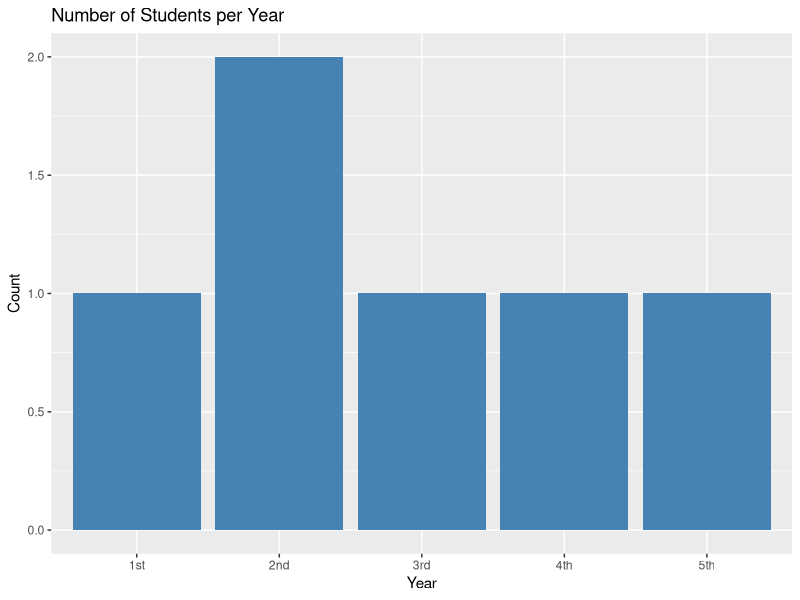
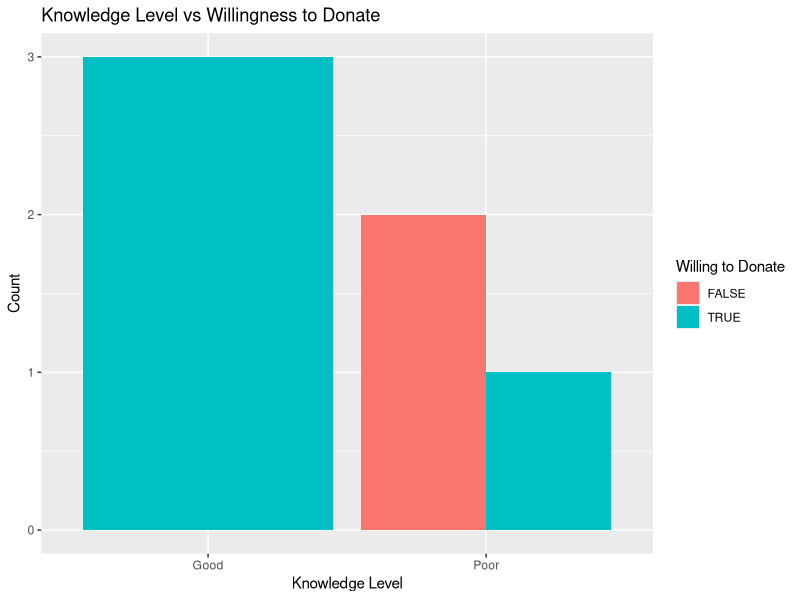
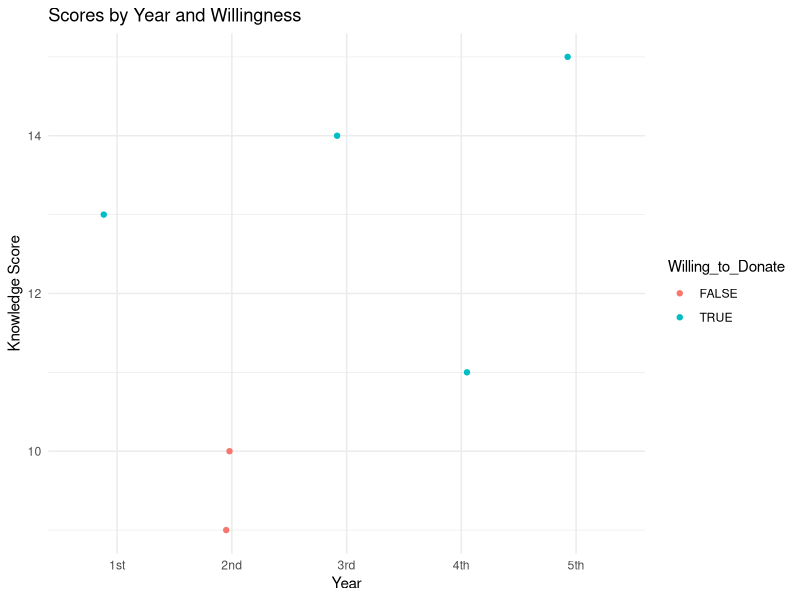

These charts were generated, in order, by the following R code: (Note: this script raises an error after producing the figures.)
#Load library
library(tidyverse)

#Load data

students <- read_csv("data/students.csv")

str(students)


#Bar chart of students by year

students %>%count(Year) %>% 
  ggplot(aes(x=Year,y = n))+
  geom_col(fill= "steelblue")+
  labs(title = "Number of Students per Year", y = "Count", x = "Year")


# 2. Add Knowledge Level & Plot by Category
str(students)

students  <- students %>% mutate(
  Knowledge_level = ifelse (Score<=12,"Poor","Good"))


students %>% ggplot(aes(x= Knowledge_level,fill = Willing_to_Donate))+
  geom_bar(position = "dodge")+
  labs(title = "Knowledge Level vs Willingness to Donate",
       x = "Knowledge Level", y = "Count", fill = "Willing to Donate")


ggplot(students, aes(x = Year, y = Score, color = Willing_to_Donate)) +
  geom_jitter(width = 0.2, height = 0) +
  labs(title = "Scores by Year and Willingness",
       y = "Knowledge Score", x = "Year") +
  theme_minimal()

ggplot(students, aes(x = Knowledge_level, y = Score, fill = Knowledge_Level)) +
  geom_boxplot() +
  labs(title = "Score Distribution by Knowledge Level")



students$Knowledge_level






